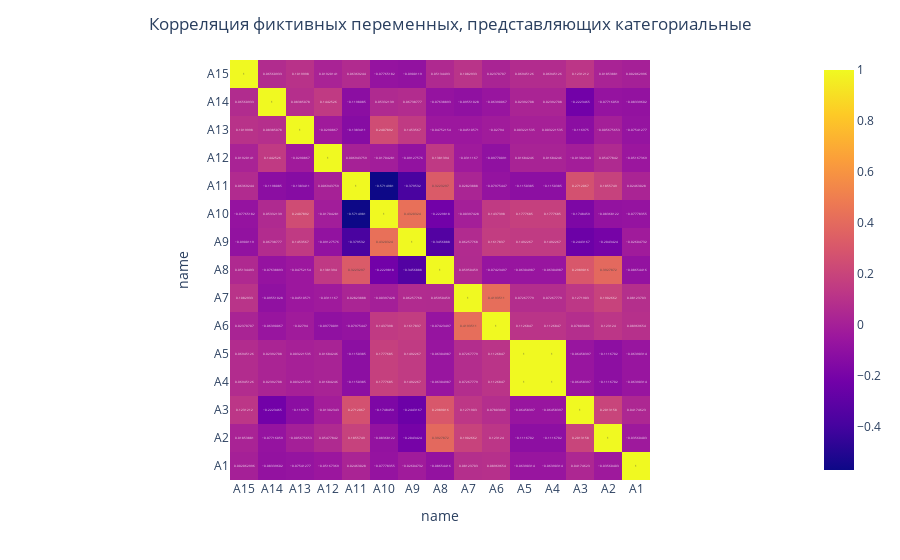

Notebook code cell kept with this figure:
### Markdown cell above
Проведём небольшой EDA с фиктивными переменными. Для начала, исследуем корреляцию:

### Code cell
warnings.filterwarnings("ignore")
fig_cor = px.imshow(df.corr(), text_auto=True)
fig_cor.update_layout(
     title={
        "text": "Корреляция фиктивных переменных, представляющих категориальные",
        "x": 0.5
    },

)
fig_cor.show()
warnings.filterwarnings("default")

### Figure 1 — Plotly figure (JSON) as saved in the notebook; plotly's stock layout.template omitted (floating-point values rounded to 4 significant figures; data arrays with more than 128 entries replaced by an {"elided": "..."} marker saying what was removed)
{"data": [{"coloraxis": "coloraxis", "hovertemplate": "name: %{x}<br>name: %{y}<br>color: %{z}<extra></extra>", "name": "0", "texttemplate": "%{z}", "type": "heatmap", "x": ["A15", "A14", "A13", "A12", "A11", "A10", "A9", "A8", "A7", "A6", "A5", "A4", "A3", "A2", "A1"], "xaxis": "x", "y": ["A15", "A14", "A13", "A12", "A11", "A10", "A9", "A8", "A7", "A6", "A5", "A4", "A3", "A2", "A1"], "yaxis": "y", "z": {"elided": "15x15 float values"}}], "layout": {"coloraxis": {"colorscale": [[0, "#0d0887"], [0.1111, "#46039f"], [0.2222, "#7201a8"], [0.3333, "#9c179e"], [0.4444, "#bd3786"], [0.5556, "#d8576b"], [0.6667, "#ed7953"], [0.7778, "#fb9f3a"], [0.8889, "#fdca26"], [1, "#f0f921"]]}, "margin": {"t": 60}, "title": {"text": "Корреляция фиктивных переменных, представляющих категориальные", "x": 0.5}, "xaxis": {"anchor": "y", "constrain": "domain", "domain": [0, 1], "scaleanchor": "y", "title": {"text": "name"}}, "yaxis": {"anchor": "x", "autorange": "reversed", "constrain": "domain", "domain": [0, 1], "title": {"text": "name"}}}}
